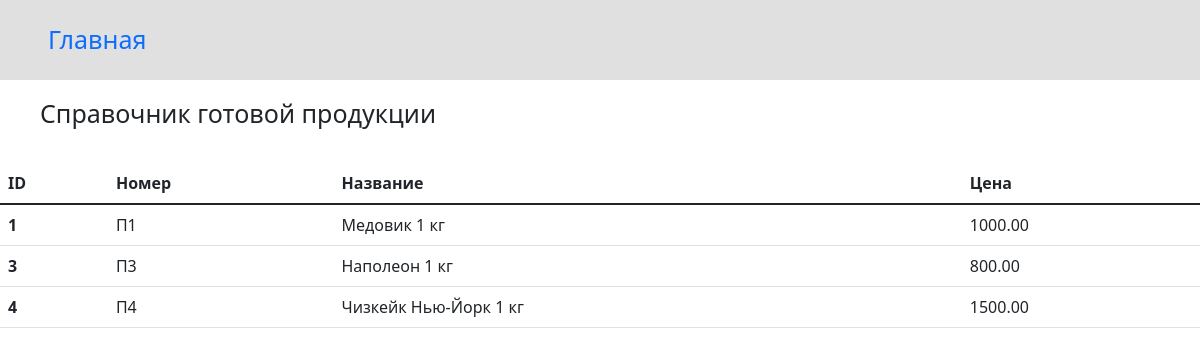
The page /show_products/ on the database its author committed.
### store_app/models.py (models this page shows, shortened)
class Product(models.Model):
    product_num = models.CharField(max_length=20, unique=True)
    product_name = models.CharField(max_length=100)
    product_cost = models.DecimalField(max_digits=7, decimal_places=2)

### store_app/views.py (the view)
# urls.py: path('show_products/', views.show_products),
def show_products(request):
    products = Product.objects.all()
    return render(request, "show_products.html", {"products": products})

### templates/show_products.html (shortened to what this page needs)
<!DOCTYPE html>
<html lang="ru">
  <head>
    <link href="https://cdn.jsdelivr.net/npm/bootstrap@5.1.3/dist/css/bootstrap.min.css" rel="stylesheet">
  </head>
  <body>
  <header style="background-color: rgb(225, 224, 224);">
    <div class="text-bg-light p-2">
       <a class="nav-item nav-link" href="/" style="font-size: 25px; padding: 13px 40px;">Главная</a>
    </div>
  </header>
  <main>
    <p style="font-size: 25px; padding: 15px 40px;">Справочник готовой продукции</p>
  <table class="table table-hover">
  <thead>
    <tr>
      <th scope="col">ID</th>
      <th scope="col">Номер</th>
      <th scope="col">Название</th>
      <th scope="col">Цена</th>
    </tr>
  </thead>
    <tbody>
      {% for product in products %}
      <tr>
        <th scope="row">{{product.id}}</th>
        <td>{{product.product_num}}</td>
        <td>{{product.product_name}}</td>
        <td>{{product.product_cost}}</td>
      </tr>
      {% endfor %}
    </tbody>
  </table>
  </main>
  </body>
</html>

### rows shown on the page
Product: id "1", product_num "П1", product_name "Медовик 1 кг", product_cost "1000.00"
Product: id "3", product_num "П3", product_name "Наполеон 1 кг", product_cost "800.00"
Product: id "4", product_num "П4", product_name "Чизкейк Нью-Йорк 1 кг", product_cost "1500.00"
